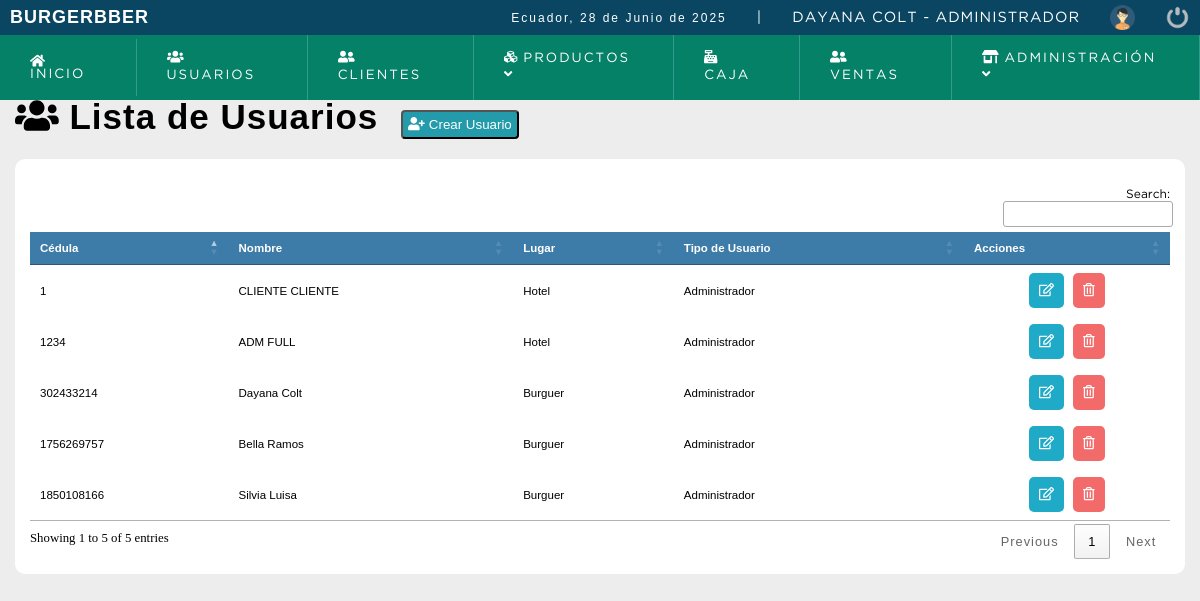
Page /sistema/lista_usuarios.php (signed in) on the committed database.
### tables this page shows
CREATE TABLE IF NOT EXISTS `usuario` (
  `id` int NOT NULL,
  `usuario` int NOT NULL,
  `nombre` varchar(20) NOT NULL,
  `apellido` varchar(20) NOT NULL,
  `correo` text NOT NULL,
  `clave` varchar(100) NOT NULL,
  `rol` int NOT NULL,
  `lugar` int NOT NULL DEFAULT '0',
  `estatus` int NOT NULL DEFAULT '1',
  PRIMARY KEY (`usuario`),
  KEY `usuario_ibfk_1` (`rol`)
);

CREATE TABLE IF NOT EXISTS `lugar` (
  `id` int NOT NULL AUTO_INCREMENT,
  `lugar` varchar(200) NOT NULL,
  PRIMARY KEY (`id`)
);

CREATE TABLE IF NOT EXISTS `rol` (
  `idrol` int NOT NULL AUTO_INCREMENT,
  `rol` varchar(20) NOT NULL,
  PRIMARY KEY (`idrol`)
);

### sistema/lista_usuarios.php (the view, shortened to what this page needs)
<!DOCTYPE html>
<html lang="en">
<head>
	<?php include "includes/scripts.php"; ?>
</head>
<body>
	<?php include "includes/header.php"; ?>
	<section id="container">
		<h1><i class="fas fa-users"></i> Lista de Usuarios</h1>
		<button type="button" class="anadirForm btn_new" ac="formUsuario"><i class="fas fa-user-plus"></i> Crear Usuario</button>
		<table id="myTable">
			<thead>
			<tr>
				<th>Cédula</th>
				<th>Nombre</th>
				<th>Lugar</th>
				<th>Tipo de Usuario</th>
				<th>Acciones</th>
			</tr>
			</thead>
			<tbody>
			<?php
			$query = mysqli_query($conection,"SELECT u.usuario, u.nombre, u.apellido, u.correo, r.rol,l.lugar FROM usuario u INNER JOIN rol r ON u.rol = r.idrol INNER JOIN lugar l ON u.lugar = l.id WHERE estatus = 1
				");
			$result = mysqli_num_rows($query);
			if($result > 0){
				while ($data= mysqli_fetch_array($query)){
			?>
			<tr>
				<td><?php echo $data["usuario"]?></td>
				<td><?php echo $data["nombre"]?> <?php echo $data["apellido"]?></td>
				<td><?php echo $data["lugar"]?></td>
				<td><?php echo $data["rol"]?></td>
				<td align="center">
					<button class="btn_view anadirForm" value="<?php echo $data["usuario"]; ?>"><i class="far fa-edit"></i></button>
					<button class="btn_anular formElminar" value="<?php echo $data["usuario"]; ?>"><i class="far fa-trash-alt"></i></button>
				</td>
			</tr>
			<?php
				}
			}
			?>
			</tbody>
		</table>
	</section>
</body>
</html>

### sistema/css/style.css (style rules this page uses)
* { margin: 0; padding: 0; box-sizing: border-box; }
body { background: #ededed; font-size: 0.8rem; }
h1, h2, h3, h4, h5, h6 { font-family: 'arial'; font-weight: bold; letter-spacing: 1px; }
h1 { font-size: 18px; }
#container { padding: 90px 15px 15px; }
#container h1 { font-size: 35px; display: inline-block; }
.btn_new { display: inline-block; background: #239baa; color: #FFF; padding: 5px; border-radius: 4px; margin: 20px; }
table { border-collapse: collapse; font-size: 0.9em; font-family: 'arial'; width:100%; }
table th { text-align: center; padding: 5px; background: #3d7ba8; color: #FFF; }
table tr:nth-child(odd) { background: #FFF; }
table td { padding: 5px; }
.btn_view { background-color: #1faac8; border: 0; border-radius: 5px; cursor: pointer; padding: 10px; margin: 0 3px; color: #FFF; }
.btn_anular { background-color: #f36a6a; border: 0; border-radius: 5px; cursor: pointer; padding: 10px; margin: 0 3px; color: #FFF; }

### rows in the picture
usuario: usuario "1", nombre "CLIENTE", apellido "CLIENTE", lugar.lugar "Hotel", rol.rol "Administrador"
usuario: usuario "1234", nombre "ADM", apellido "FULL", lugar.lugar "Hotel", rol.rol "Administrador"
usuario: usuario "302433214", nombre "Dayana", apellido "Colt", lugar.lugar "Burguer", rol.rol "Administrador"
usuario: usuario "1756269757", nombre "Bella", apellido "Ramos", lugar.lugar "Burguer", rol.rol "Administrador"
usuario: usuario "1850108166", nombre "Silvia", apellido "Luisa", lugar.lugar "Burguer", rol.rol "Administrador"

### other values in the picture
fechaC() "28 de Junio de 2025"
$_SESSION['nombre'] "DAYANA"
$_SESSION['apellido'] "COLT"
$_SESSION['rol_name'] "ADMINISTRADOR"
